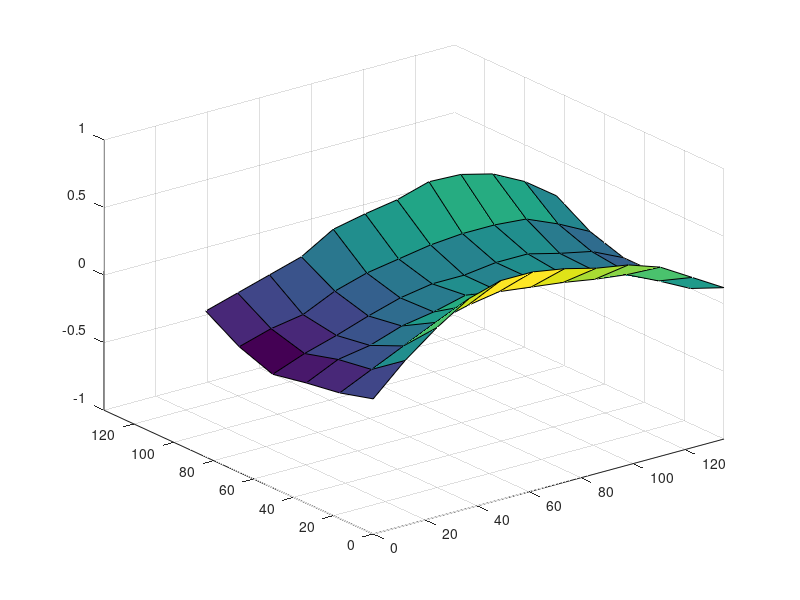
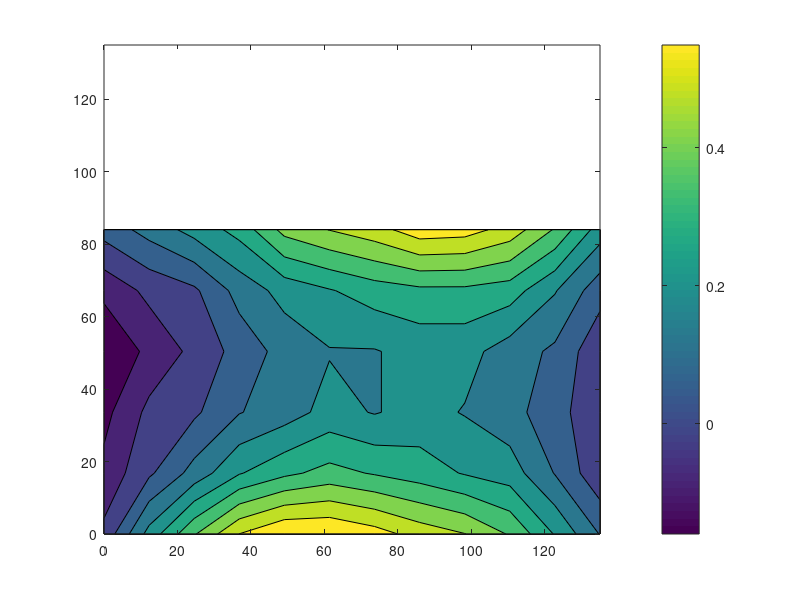
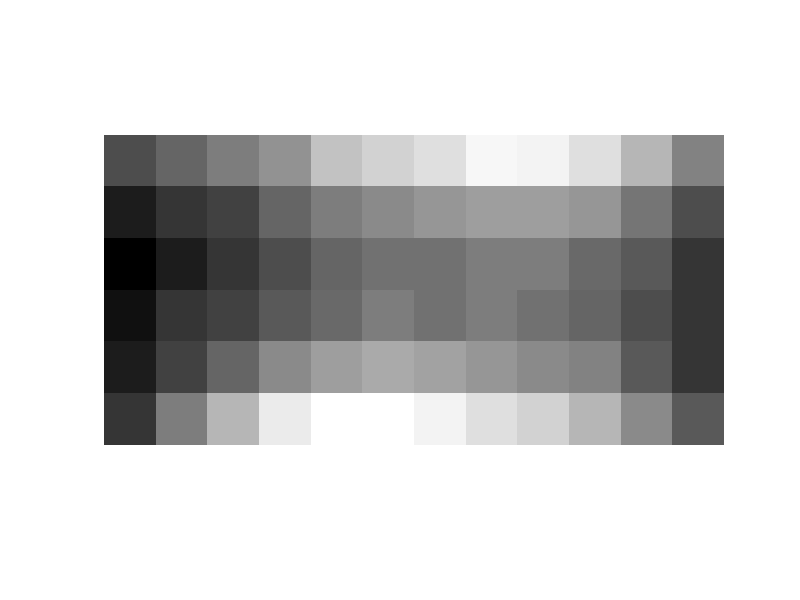
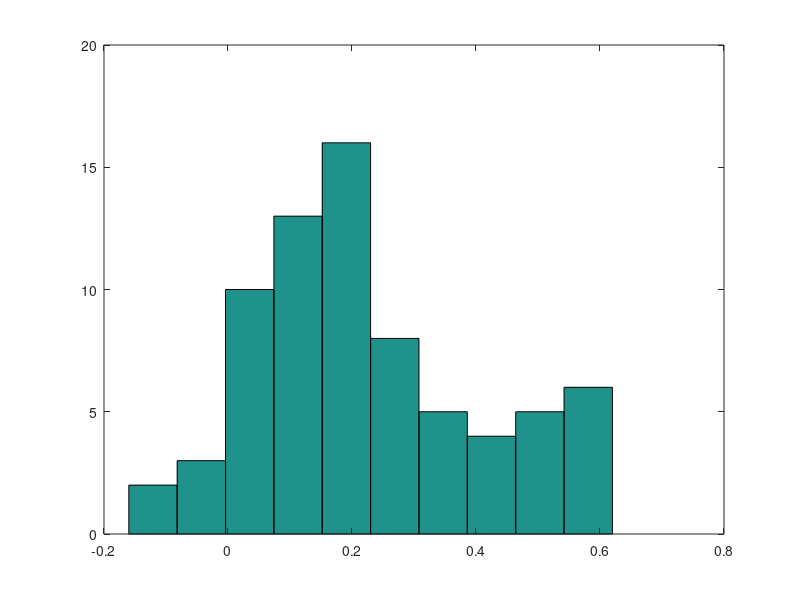

MATLAB code to generate these figures, in order:
% Script to visualize the Z probing results

clear all
close all
clc

data = [[0.0, 0.21999999999999886, 0.40000000000000213, 0.5500000000000007, 0.620000000000001, 0.620000000000001, 0.5800000000000018, 0.5199999999999996, 0.4800000000000004, 0.40000000000000213, 0.26000000000000156, 0.120000000000001], [-0.07000000000000028, 0.03999999999999915, 0.15000000000000213, 0.26000000000000156, 0.3200000000000003, 0.35999999999999943, 0.33000000000000185, 0.3000000000000007, 0.26000000000000156, 0.23000000000000043, 0.120000000000001, 0.0], [-0.10999999999999943, 0.0, 0.03999999999999915, 0.120000000000001, 0.16000000000000014, 0.21999999999999886, 0.19000000000000128, 0.21999999999999886, 0.19000000000000128, 0.15000000000000213, 0.08000000000000185, 0.0], [-0.16000000000000014, -0.07000000000000028, 0.0, 0.08000000000000185, 0.15000000000000213, 0.19000000000000128, 0.19000000000000128, 0.21999999999999886, 0.21999999999999886, 0.16000000000000014, 0.10999999999999943, 0.0], [-0.07000000000000028, 0.0, 0.03999999999999915, 0.15000000000000213, 0.21999999999999886, 0.26000000000000156, 0.3000000000000007, 0.3200000000000003, 0.3200000000000003, 0.3000000000000007, 0.1999999999999993, 0.08000000000000185], [0.08000000000000185, 0.15000000000000213, 0.21999999999999886, 0.28999999999999915, 0.4299999999999997, 0.4800000000000004, 0.5199999999999996, 0.5899999999999999, 0.5800000000000018, 0.5199999999999996, 0.40000000000000213, 0.23000000000000043]];

% Probing duration: 0:05:21.202708

N_points = length(data)

grid_len_X = 135;
grid_len_Y = 84;

grid_N_X = 12;
grid_N_Y = 6;

grid_inc_X = grid_len_X/(grid_N_X-1);
grid_inc_Y = grid_len_Y/(grid_N_Y-1);

grid = reshape(data,grid_N_X,grid_N_Y)';

figure
[X,Y]=meshgrid([0:grid_inc_X:grid_len_X],[0:grid_inc_Y:grid_len_Y]);
surf(X,Y,grid)
xlim([0 grid_len_X])
ylim([0 grid_len_X])
zlim([-1 1])

figure
contourf(X,Y,grid)
xlim([0 grid_len_X])
ylim([0 grid_len_X])
colorbar

figure
imshow(flipdim(grid,1),[min(min(grid)) max(max(grid))])

figure
hist(data)
